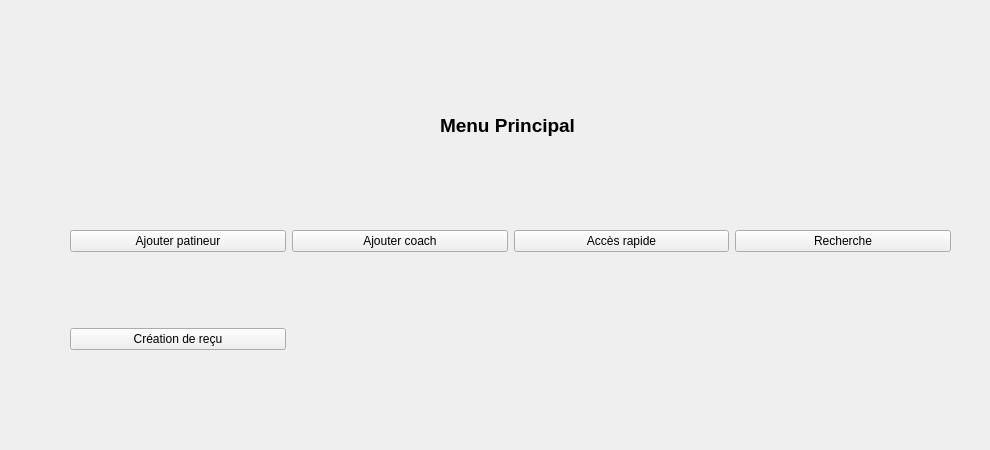
    <widget class="QWidget" name="page">
     <widget class="QWidget" name="MenuP" native="true">
      <property name="geometry">
       <rect>
        <x>50</x>
        <y>80</y>
        <width>931</width>
        <height>361</height>
       </rect>
      </property>
      <widget class="QLabel" name="label_22">
       <property name="geometry">
        <rect>
         <x>390</x>
         <y>20</y>
         <width>151</width>
         <height>51</height>
        </rect>
       </property>
       <property name="font">
        <font>
         <pointsize>14</pointsize>
         <weight>75</weight>
         <bold>true</bold>
        </font>
       </property>
       <property name="text">
        <string>Menu Principal</string>
       </property>
      </widget>
      <widget class="QWidget" name="gridLayoutWidget">
       <property name="geometry">
        <rect>
         <x>20</x>
         <y>80</y>
         <width>881</width>
         <height>261</height>
        </rect>
       </property>
       <layout class="QGridLayout" name="Menugrid">
        <item row="0" column="0">
         <widget class="QPushButton" name="ajouterPatpushButton">
          <property name="text">
           <string>Ajouter patineur</string>
          </property>
         </widget>
        </item>
        <item row="0" column="1">
         <widget class="QPushButton" name="ajouterCoachpushButton">
          <property name="text">
           <string>Ajouter coach</string>
          </property>
         </widget>
        </item>
        <item row="0" column="2">
         <widget class="QPushButton" name="accesRapidepushButton">
          <property name="text">
           <string>Accès rapide</string>
          </property>
         </widget>
        </item>
        <item row="0" column="3">
         <widget class="QPushButton" name="recherchepushButton">
          <property name="text">
           <string>Recherche</string>
          </property>
         </widget>
        </item>
        <item row="1" column="0">
         <widget class="QPushButton" name="creationRecuspushButton">
          <property name="text">
           <string>Création de reçu</string>
          </property>
         </widget>
        </item>
       </layout>
      </widget>
     </widget>
    </widget>
